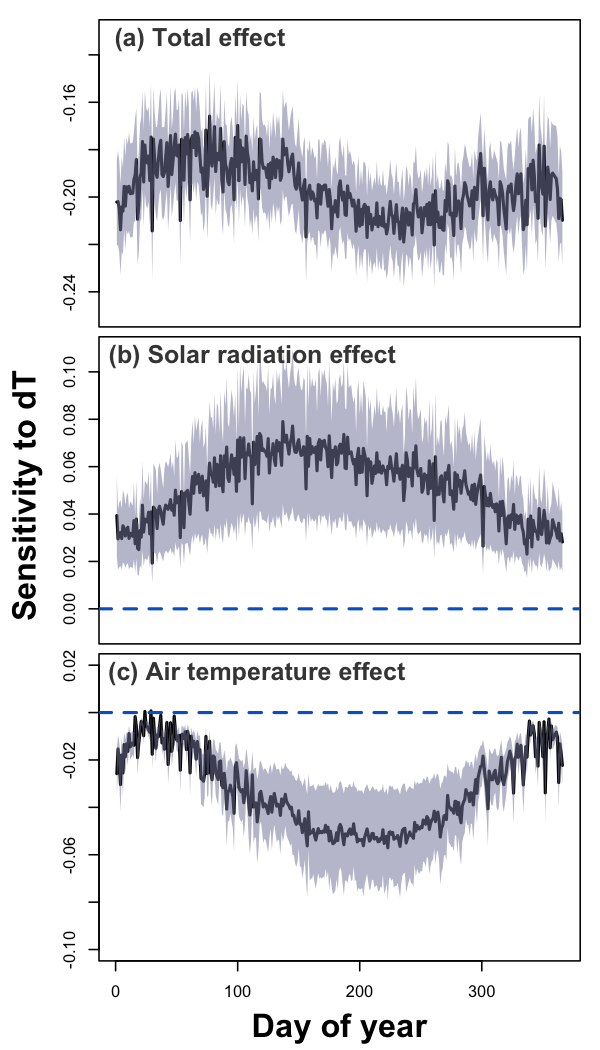

Source code (R):
source('~/Projects/procVisData/dataViz.R')
library(data.table)
beta <- t(apply(bothSites$pk$out$beta, c(1,2), mean))/sd(bothSites$pk$y)
colnames(beta) <- colnames(bothSites$pk$x)

# str(beta)
sites <- c("BW","PK")
labs <- c('Peidmont','Coast')
colSite <- c('#1C32BD80', '#da424080')

for(i in 1:2){
  # sensXVec <- transData[Year==2008&Site=='PK', .(YearCon, Solar=Rg, TA)]
  sensXVec <- transData[Site==sites[i], .(Solar=mean(Rg, na.rm = T),TA=mean(TA, na.rm = T)), DOY][order(DOY)]
  sensXVec <- na.omit(sensXVec)
  
  
  sensSolar <- as.matrix(sensXVec[, .(Solar)])%*%matrix(beta[,"Solar.dT"], nrow = 1)
  sensTA <- as.matrix(sensXVec[, .(TA)])%*%matrix(beta[,"TA.dT"], nrow = 1)
  sensFix <- t(replicate(beta[,"dT"], n = nrow(sensTA))) +
    t(replicate(beta[,"windy.dT"], n = nrow(sensTA))) +
    mean(beta[,"rainy.dT"])+
    mean(beta[,"windy.dT"])
  
  sensTime <- sensTA + sensSolar + sensFix
  
  sensSolar.quant <- t(apply(sensSolar, 1, quantile, probs=c(.5,.025,.975,.25,.75), na.rm=T))
  sensTA.quant <- t(apply(sensTA, 1, quantile, c(.5,.025,.975,.25,.75), na.rm=T))
  sensTime.quant <- t(apply(sensTime, 1, quantile, c(.5,.025,.975,.25,.75), na.rm=T))
  
  colnames(sensSolar.quant ) <- paste0('sensSolar', colnames(sensSolar.quant))
  colnames(sensTA.quant ) <- paste0('sensTA', colnames(sensTA.quant))
  colnames(sensTime.quant ) <- paste0('sensTime', colnames(sensTime.quant))
  
  sensMat <- cbind(sensXVec, sensSolar.quant, sensTA.quant, sensTime.quant)
  
  
  
  
  
  png(paste0('figures/transFluxFig.SensTime.',sites[i],'.png'), width = 4, height = 7, units = 'in',res = 150)
  par(mfrow=c(3,1), mar=c(.5,0,0,0), oma=c(4,5,3,1))
  # wNA <- which(is.na(rowMeans(sensTime)))
  ytime <- sensMat$DOY
  quant <- sensTime.quant
  
  plot(ytime, quant[,1], type='l', lty=1, lwd=2,
       ylim=c(-.25,-.13),xaxt='n',
       xlab='', ylab = '')
  polygon(x = c(ytime, rev(ytime)),
          y = c(quant[,2], rev(quant[,3])),
          # y = c(quant[,4], rev(quant[,5])),
          border = NA, col = colSite[i])
  abline(h=0, lwd=2, lty=2, col='#0066cc')
  lines(ytime, quant[,1])
  mtext('(a) Total effect', side = 3, line = -1.5, font = 2, adj = 0.05, col='#444444')
  
  quant <- sensSolar.quant
  plot(ytime, quant[,1], type='l', lty=1, lwd=2,
       ylim=c(-.01,.11),xaxt='n',
       xlab='', ylab = '')
  polygon(x = c(ytime, rev(ytime)),
          y = c(quant[,2], rev(quant[,3])),
          # y = c(quant[,4], rev(quant[,5])),
          border = NA, col = colSite[i])
  lines(ytime, quant[,1])
  abline(h=0, lwd=2, lty=2, col='#0066cc')
  mtext('(b) Solar radiation effect', side = 3, line = -1.5, font = 2, adj = 0.05, col='#444444')
  
  quant <- sensTA.quant
  plot(ytime, quant[,1], type='l', lty=1, lwd=2,
       ylim=c(-.10,.02),
       xlab='', ylab = '')
  polygon(x = c(ytime, rev(ytime)),
          y = c(quant[,2], rev(quant[,3])),
          # y = c(quant[,4], rev(quant[,5])),
          border = NA, col = colSite[i])
  abline(h=0, lwd=2, lty=2, col='#0066cc')
  lines(ytime, quant[,1])
  mtext('(c) Air temperature effect', side = 3, line = -1.5, font = 2, adj = 0.05, col='#444444')
  
  mtext('Day of year', side = 1, line = 2.5, font=2, outer = T, cex=1.3)
  mtext('Sensitivity to ∆T', side = 2, line = 3, font=2, outer = T, cex=1.3)
  mtext(paste0('Sensitivity to ∆T at ',labs[i]), font=2, cex=1.2, outer = T, line=1)
  dev.off()
}


